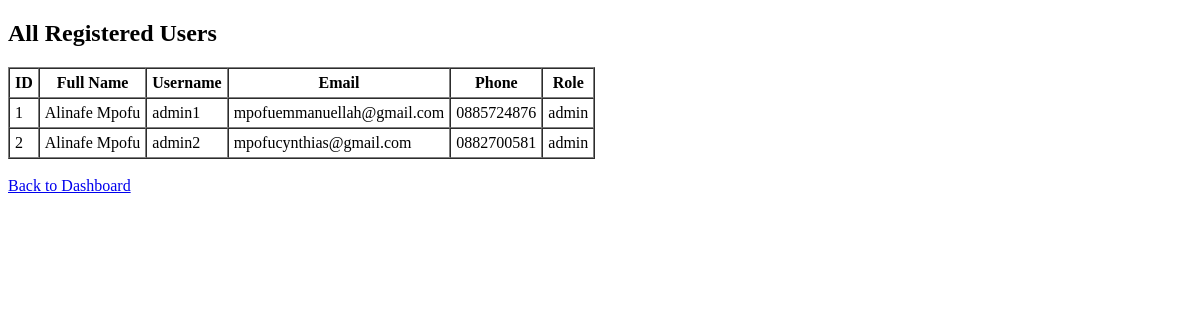
/admin/users (signed in), run on an earlier commit of the app's database.
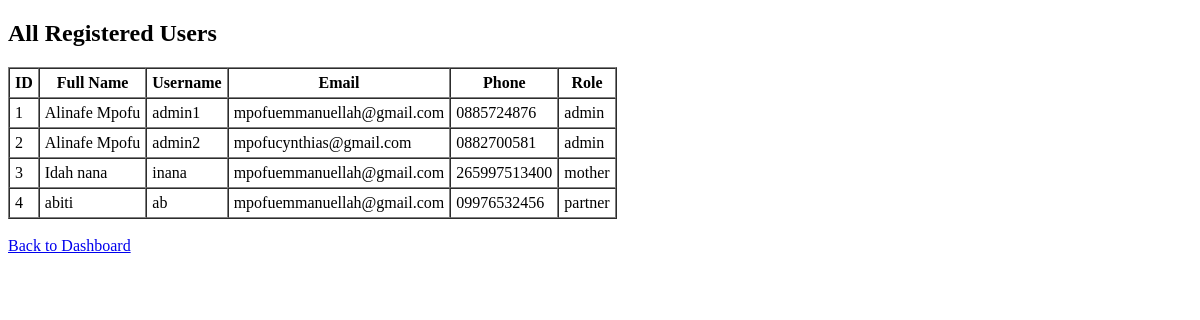
And on a later commit of the database.
### tables this page shows
CREATE TABLE users (
            id INTEGER PRIMARY KEY AUTOINCREMENT,
            full_name TEXT NOT NULL,
            username TEXT UNIQUE NOT NULL,
            email TEXT,
            phone TEXT,
            password TEXT NOT NULL,
            role TEXT NOT NULL, -- mother, partner, admin
            linked_mother_username TEXT, 
            due_date TEXT, -- for mothers only
            language TEXT
        );

### modules/admin.py (the view)
        def decorated_view(*args, **kwargs):
            if 'username' not in session:
                return redirect(url_for('auth.login'))
            return func(*args, **kwargs)

### app.py (called while the page is built)
@app.after_request
def add_no_cache_headers(response):
    response.headers["Cache-Control"] = "no-store, no-cache, must-revalidate, post-check=0, pre-check=0, max-age=0"
    response.headers["Pragma"] = "no-cache"
    response.headers["Expires"] = "0"
    return response

### modules/admin.py (called while the page is built)
def login_required(role):
    def wrapper(func):
        def decorated_view(*args, **kwargs):
            if 'username' not in session:
                return redirect(url_for('auth.login'))
            return func(*args, **kwargs)
        decorated_view.__name__ = func.__name__
        return decorated_view
    return wrapper

@admin_bp.route('/admin/users')
@login_required('admin')
def admin_users():
    conn = sqlite3.connect("data/usalama.db")
    sql = conn.cursor()
    sql.execute("SELECT id, full_name, username, email, phone, role FROM users")
    users = sql.fetchall()
    conn.close()
    return render_template('admin_users.html', users=users)

### templates/admin_users.html (shortened to what this page needs)
<!DOCTYPE html>
<html>
<head>
</head>
<body>
    <h2>All Registered Users</h2>
    <table border="1" cellpadding="5" cellspacing="0">
        <tr>
            <th>ID</th>
            <th>Full Name</th>
            <th>Username</th>
            <th>Email</th>
            <th>Phone</th>
            <th>Role</th>
        </tr>
        {% for user in users %}
        <tr>
            <td>{{ user[0] }}</td>
            <td>{{ user[1] }}</td>
            <td>{{ user[2] }}</td>
            <td>{{ user[3] }}</td>
            <td>{{ user[4] }}</td>
            <td>{{ user[5] }}</td>
        </tr>
        {% endfor %}
    </table>
    <br>
    <a href="{{ url_for('admin.admin_dashboard') }}">Back to Dashboard</a>
</body>
</html>

What changed in the data, as far as the page shows it:
added users: id "3", full_name "Idah nana", username "inana", email "mpofuemmanuellah@gmail.com", phone "265997513400", role "mother"
added users: id "4", full_name "abiti", username "ab", email "mpofuemmanuellah@gmail.com", phone "09976532456", role "partner"
